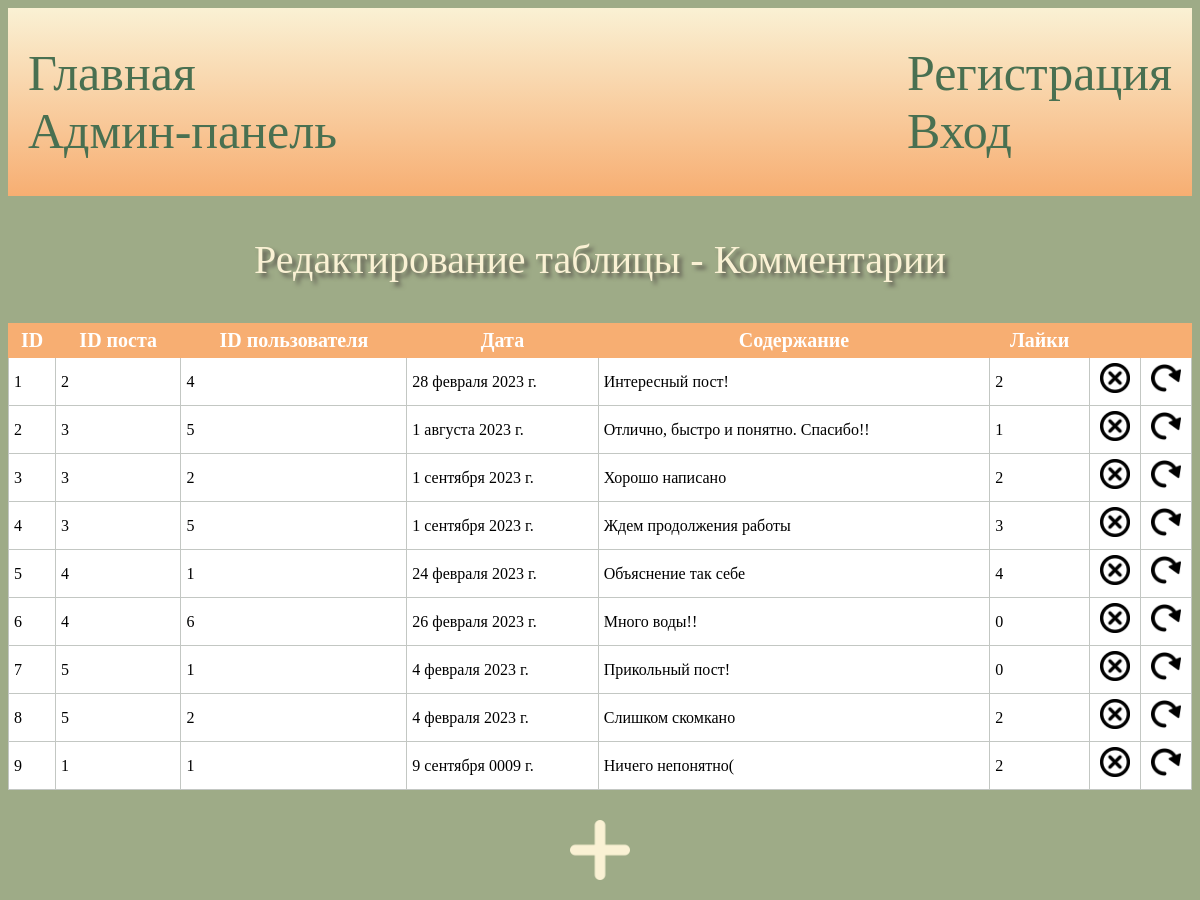
Page /comments/ on the committed database.
### main/models.py (models this page shows)
class Commentaries(models.Model):
    id_post = models.ForeignKey(Posts, on_delete=models.PROTECT)
    id_user = models.ForeignKey(Users, on_delete=models.PROTECT)
    date = models.DateField()
    text = models.TextField(blank=False)
    n_like = models.IntegerField()

class Posts(models.Model):
    date_post = models.DateField()
    n_view = models.IntegerField()
    n_like = models.IntegerField()
    n_comm = models.IntegerField()
    id_author = models.ManyToManyField(Authors, related_name="authors")
    id_topic = models.ManyToManyField(Topics, related_name="topics")
    class Meta:
        verbose_name_plural="Посты"

class Users(models.Model):
    surname = models.CharField(max_length=20)
    name = models.CharField(max_length=20)
    pat_name = models.CharField(max_length=20)
    nick = models.CharField(max_length=20)
    date_reg = models.DateField()
    date_b = models.DateField()
    class Meta:
        verbose_name_plural="Участники"

### main/views.py (the view)
# urls.py: path('comments/', views.Tabs.in_comments, name='comments'),
    def in_comments(request):
        return render(request, 'tabs/edit.html', context=context5)

### main/templates/tabs/edit.html (shortened to what this page needs)
{% extends 'base.html' %}
{% block content %}
<p align="center">Редактирование таблицы - {{name}}</p>
<div align="center">
<form method="get">
    <table class="d_tables">
        <thead>
            <tr>
                {% for i in list %}
                <th>{{i}}</th>
                {% endfor %}
                <th></th>
                <th></th>
            </tr>
        </thead>
    {% for t in table %}
        <tbody>
            <tr>
                {% if name == 'Посты' %}
                    <td>{{t.pk}}</td>
                    <td>{{t.date_post}}</td>
                    <td>{{t.n_view}}</td>
                    <td>{{t.n_like}}</td>
                    <td>{{t.n_comm}}</td>
                    <td>{% for aut in t.id_author.all %}  {{aut.pk}}   {% endfor %}</td>
                    <td>{% for top in t.id_topic.all %}  {{top.pk}}   {% endfor %}</td>
                {% elif name == 'Авторы' %}
                    <td>{{t.id_user.id}}</td>
                    <td>{{t.n_post}}</td>
                    <td>{{t.n_view}}</td>
                    <td>{{t.n_like}}</td>
                {% elif name == 'Комментарии' %}
                    <td>{{t.pk}}</td>
                    <td>{{t.id_post.id}}</td>
                    <td>{{t.id_user.id}}</td>
                    <td>{{t.date}}</td>
                    <td>{{t.text}}</td>
                    <td>{{t.n_like}}</td>
                {% endif %}
                {% if name == "Авторы" %}
                    <td width="30px"><a href="../delete_{{tb}}_{{t.id_user.id}}" class="a_but"><img src="../../static/main/images/delete.png" width="30px" height="30px"></a></td>
                    <td width="30px"><a href="../update_{{tb}}_{{t.id_user.id}}" class="a_but"><img src="../../static/main/images/update.png" width="30px" height="30px"></a></td>
                {% else %}
                    <td width="30px"><a href="../delete_{{tb}}_{{t.id}}" class="a_but"><img src="../../static/main/images/delete.png" width="30px" height="30px"></a></td>
                    <td width="30px"><a href="../update_{{tb}}_{{t.id}}" class="a_but"><img src="../../static/main/images/update.png" width="30px" height="30px"></a></td>
                {% endif %}
            </tr>
        </tbody>
    {% endfor %}
    </table>
    <div align="center">
        <a href="../create_{{tb}}/" ><img src="../../static/main/images/create.png" width="60px" height="60px"></a></td>
    </div>
</form>
</div>
{% endblock %}

### main/static/main/css/styles.css (style rules this page uses)
body { background-color: #9EAB87; }
p { font-family: fantasy; font-size: 40px; color: #FAF1D4; text-decoration: none; text-shadow: #5E5B51 4px 4px 4px; }
.a_but { padding: 5px; font-size: 30px; }
a { font-family: fantasy; font-size: 50px; color: #497051; text-decoration: none; text-shadow: none; margin: 0; }
.d_tables { width: 100%; margin-bottom: 30px; border: 1px solid #C3C7C3; border-collapse: collapse; font-family: serif; }
.d_tables td { border: 1px solid #C3C7C3; background: #FFFFFF; padding: 5px; }
.d_tables th { padding: 5px; background: #F7AE72; color: #FFFFFF; border: 1px solid #F7AE72; font-size: 20px; }

### rows in the picture
Commentaries: pk "1", id_post.id "2", id_user.id "4", date "28 февраля 2023 г.", text "Интересный пост!", n_like "2"
Commentaries: pk "2", id_post.id "3", id_user.id "5", date "1 августа 2023 г.", text "Отлично, быстро и понятно. Спасибо!!", n_like "1"
Commentaries: pk "3", id_post.id "3", id_user.id "2", date "1 сентября 2023 г.", text "Хорошо написано", n_like "2"
Commentaries: pk "4", id_post.id "3", id_user.id "5", date "1 сентября 2023 г.", text "Ждем продолжения работы", n_like "3"
Commentaries: pk "5", id_post.id "4", id_user.id "1", date "24 февраля 2023 г.", text "Объяснение так себе", n_like "4"
Commentaries: pk "6", id_post.id "4", id_user.id "6", date "26 февраля 2023 г.", text "Много воды!!", n_like "0"
Commentaries: pk "7", id_post.id "5", id_user.id "1", date "4 февраля 2023 г.", text "Прикольный пост!", n_like "0"
Commentaries: pk "8", id_post.id "5", id_user.id "2", date "4 февраля 2023 г.", text "Слишком скомкано", n_like "2"
Commentaries: pk "9", id_post.id "1", id_user.id "1", date "9 сентября 0009 г.", text "Ничего непонятно(", n_like "2"

### other values in the picture
{{ name }} "Комментарии"
{{ i }} "ID" "ID поста" "ID пользователя" "Дата" "Содержание" "Лайки"
